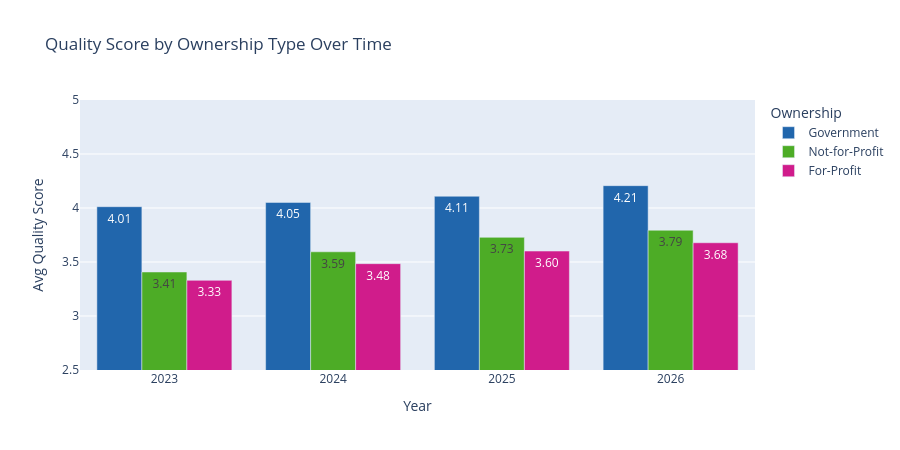

Here is the notebook cell this chart was saved with:
### Markdown cell above
## Visual 4 — Quality by Ownership Type Over Time

### Code cell
ownership_yr = (
    ratings_raw
    .dropna(subset=['purpose_clean', 'quality_score'])
    .groupby(['purpose_clean', 'year'])
    .agg(avg_quality=('quality_score', 'mean'), n_facilities=('Service Name', 'nunique'))
    .reset_index()
)

fig4 = px.bar(
    ownership_yr,
    x='year', y='avg_quality', color='purpose_clean', barmode='group',
    category_orders={'purpose_clean': purpose_order},
    color_discrete_map=colour_purpose,
    text_auto='.2f',
    hover_data={'n_facilities': True},
    labels={'avg_quality': 'Avg Quality Score', 'purpose_clean': 'Ownership',
            'year': 'Year', 'n_facilities': 'Facilities'},
    title='Quality Score by Ownership Type Over Time',
)
fig4.update_layout(height=450, yaxis_range=[2.5, 5.0])
fig4.show()

### Figure 1 — Plotly figure (JSON) as saved in the notebook; plotly's stock layout.template omitted (floating-point values rounded to 4 significant figures)
{"data": [{"alignmentgroup": "True", "customdata": [[217], [212], [215], [172]], "hovertemplate": "Ownership=Government<br>Year=%{x}<br>Avg Quality Score=%{y}<br>Facilities=%{customdata[0]}<extra></extra>", "legendgroup": "Government", "marker": {"color": "#2166ac", "pattern": {"shape": ""}}, "name": "Government", "offsetgroup": "Government", "orientation": "v", "showlegend": true, "textposition": "auto", "texttemplate": "%{y:.2f}", "type": "bar", "x": [2023, 2024, 2025, 2026], "xaxis": "x", "y": [4.012, 4.052, 4.109, 4.207], "yaxis": "y"}, {"alignmentgroup": "True", "customdata": [[1522], [1539], [1552], [1446]], "hovertemplate": "Ownership=Not-for-Profit<br>Year=%{x}<br>Avg Quality Score=%{y}<br>Facilities=%{customdata[0]}<extra></extra>", "legendgroup": "Not-for-Profit", "marker": {"color": "#4dac26", "pattern": {"shape": ""}}, "name": "Not-for-Profit", "offsetgroup": "Not-for-Profit", "orientation": "v", "showlegend": true, "textposition": "auto", "texttemplate": "%{y:.2f}", "type": "bar", "x": [2023, 2024, 2025, 2026], "xaxis": "x", "y": [3.408, 3.594, 3.728, 3.794], "yaxis": "y"}, {"alignmentgroup": "True", "customdata": [[906], [920], [913], [806]], "hovertemplate": "Ownership=For-Profit<br>Year=%{x}<br>Avg Quality Score=%{y}<br>Facilities=%{customdata[0]}<extra></extra>", "legendgroup": "For-Profit", "marker": {"color": "#d01c8b", "pattern": {"shape": ""}}, "name": "For-Profit", "offsetgroup": "For-Profit", "orientation": "v", "showlegend": true, "textposition": "auto", "texttemplate": "%{y:.2f}", "type": "bar", "x": [2023, 2024, 2025, 2026], "xaxis": "x", "y": [3.33, 3.485, 3.601, 3.678], "yaxis": "y"}], "layout": {"barmode": "group", "height": 450, "legend": {"title": {"text": "Ownership"}, "tracegroupgap": 0}, "title": {"text": "Quality Score by Ownership Type Over Time"}, "xaxis": {"anchor": "y", "domain": [0, 1], "title": {"text": "Year"}}, "yaxis": {"anchor": "x", "domain": [0, 1], "range": [2.5, 5], "title": {"text": "Avg Quality Score"}}}}
